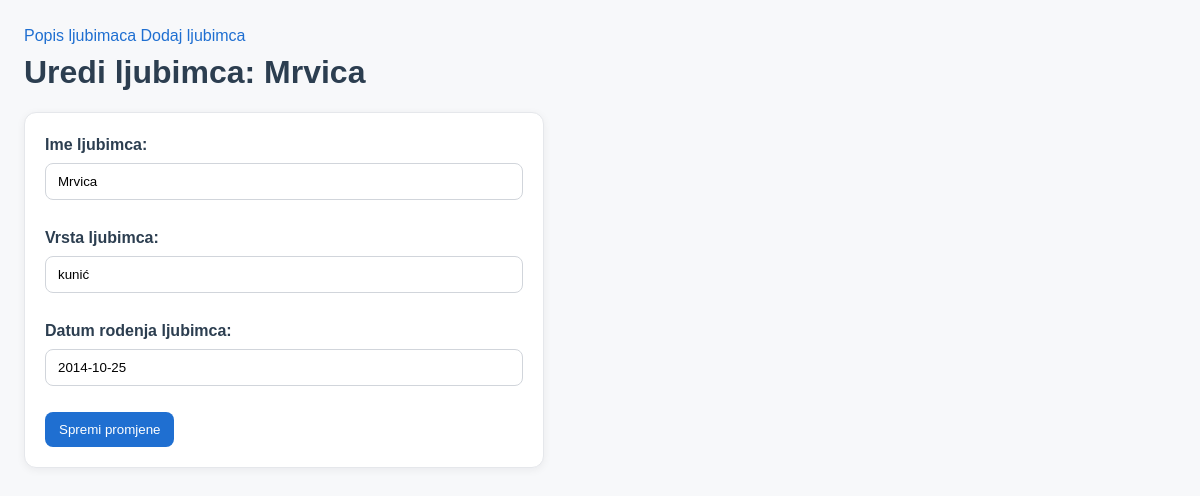
Screenshot of /1/uredi/ with the database file from the repository.
### ljubimci/models.py (models this page shows, shortened)
class Ljubimac(models.Model):
    ime_ljubimca = models.CharField(max_length=100)
    vrsta_ljubimca = models.CharField(max_length=100)
    datum_rodenja_ljubimca = models.DateField()

### ljubimci/views.py (the view, shortened to what this page needs)
# urls.py: path("<int:pk>/uredi/", UrediLjubimca.as_view(), name="uredi_ljubimca"),
class UrediLjubimca(UpdateView):
    model = Ljubimac
    form_class = LjubimacForm
    template_name = "ljubimci/uredi_ljubimca.html"

### ljubimci/forms.py
class LjubimacForm(forms.ModelForm):
    class Meta:
        model = Ljubimac
        fields = ["ime_ljubimca", "vrsta_ljubimca", "datum_rodenja_ljubimca"]

### ljubimci/templates/ljubimci/uredi_ljubimca.html (shortened to what this page needs)
{% extends "ljubimci/base.html" %}
{% block content %}
<h1>Uredi ljubimca: {{ ljubimac.ime_ljubimca }}</h1>
<form method="post">
    {{ form.as_p }}
    <button type="submit">Spremi promjene</button>
</form>
{% endblock %}

### ljubimci/static/style.css (style rules this page uses)
* { box-sizing: border-box; }
html, body { margin: 0; padding: 0; }
body { font-family: Arial, sans-serif; background: #f7f8fa; color: #2c3e50; line-height: 1.5; padding: 24px; }
h1, h2, h3 { color: #2c3e50; margin: 0 0 16px; }
p { margin: 0 0 12px; }
.button, button, input[type="submit"] { display: inline-block; padding: 10px 14px; border-radius: 8px; border: 0; background: #1f6fd1; color: #fff; cursor: pointer; text-decoration: none; }
form { background: #fff; border: 1px solid #e5e7eb; border-radius: 12px; padding: 20px; max-width: 520px; box-shadow: 0 2px 8px rgba(15, 23, 42, 0.06); }
label { display: block; font-weight: 600; margin-bottom: 6px; }
input[type="text"], input[type="number"], input[type="date"], input[type="time"], select, textarea { width: 100%; padding: 10px 12px; border: 1px solid #d1d5db; border-radius: 8px; outline: none; margin-bottom: 14px; background: #fff; }

### rows the page displays
Ljubimac: ime_ljubimca "Mrvica", vrsta_ljubimca "kunić", datum_rodenja_ljubimca "2014-10-25"
